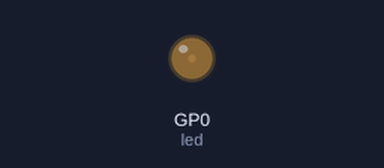
A program run on a simulated Raspberry Pi Pico running CircuitPython. Shown: output pins drawn as LEDs (lit = HIGH).

Above: at 0.05 s.
At 0.85 s:
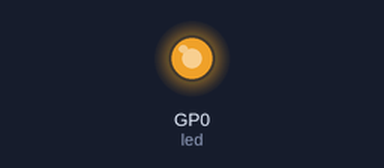
At 1.25 s:
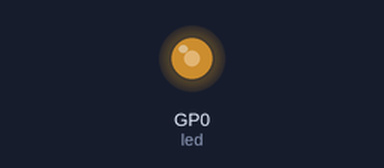
At 1.65 s:
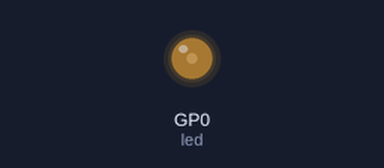
Timing chart, 0 to 4.6 s (numbered marks = the images above):
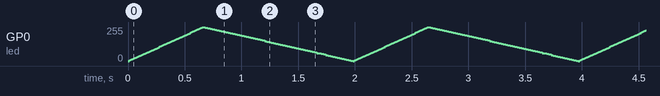

The program:

ledbrightness_pwm.py
```python
'''PWM Output for LED Brightness'''

import time
import pwmio
import board

led = pwmio.PWMOut(board.GP0)

while True:
    for bright in range(0, 65535, 1000):
        led.duty_cycle = bright
        time.sleep(0.01)

    for bright in range(65535, 0, -1000):
        led.duty_cycle = bright
        time.sleep(0.02)
```
